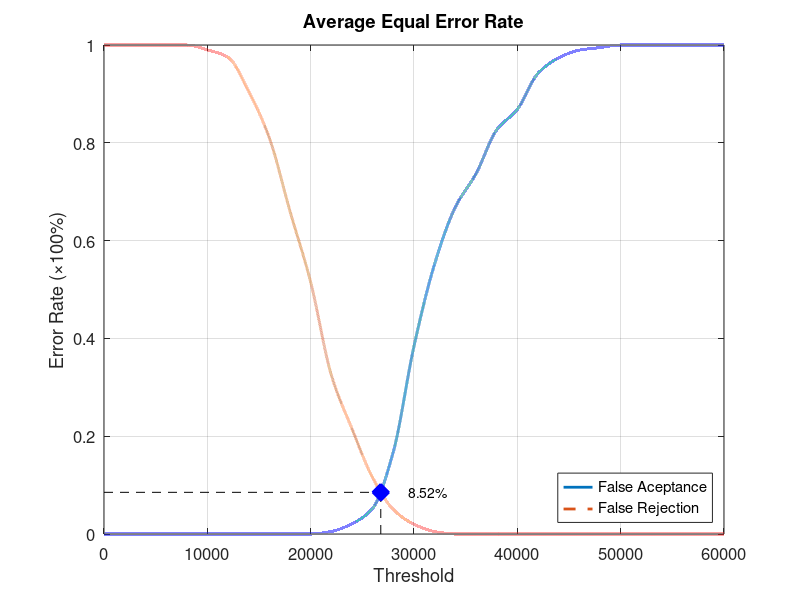
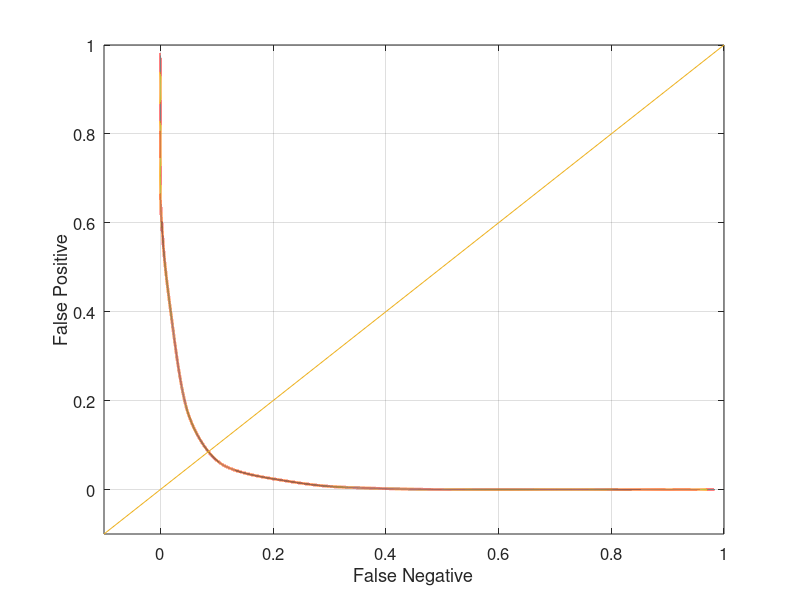

The MATLAB source for these figures, in order:
function yEER = Database3_4
close all;
clear;
clc;
x = 0:2000:60000;
xq = 0:0.5:60000;

y0 = [0 0 0 0 0 0 0 0 0 0 0 0.00526316 0.0210526 0.0526316 0.168421 0.384211 0.552632 0.668421 0.736842 0.826316 0.868421 0.942105 0.973684 0.989474 0.994737 1 1 1 1 1 1];
yy0 = interp1(x, y0, xq, 'pchip');
y1 = [1 1 1 1 1 0.99 0.975 0.905 0.81 0.66 0.515 0.325 0.215 0.115 0.05 0.02 0.005 0 0 0 0 0 0 0 0 0 0 0 0 0 0];
yy1 = interp1(x, y1, xq, 'pchip');

% Calculating EER: 
y2 = abs(y0 - y1);
find(y2 == min(y2))
yy2 = abs(yy0 - yy1);
xEER = find(yy2 == min(yy2));
xEERIndex = xq(xEER) % X-axis EER
yEER = yy0(xEER) % Y-axis EER

main = figure
plot(xq, yy0,'-','LineWidth', 2);	hold on
plot(xq, yy1,'--','LineWidth', 2);	hold on
plot([xEERIndex xEERIndex], [0 yEER], 'k--');	hold on
plot([0 xEERIndex], [yEER yEER], 'k--');	hold on
plot(xEERIndex, yEER, 'bx', 'LineWidth', 10);	hold on
text(xEERIndex + 10 * xEERIndex / 100, yEER, [num2str(round((10000 * yEER)) / 100) '%'])
legend('False Aceptance', 'False Rejection', 'Location', 'SouthEast')
xlabel('Threshold')
ylabel('Error Rate (\times100%)')
title('Average Equal Error Rate')
set(gca, 'FontSize', 12)
axis([0 60000 0 1])
grid on

print(main, 'Database3_4Main', '-dpng');
FNRxFPR = figure('Color', [1 1 1]);
plot(yy1, yy0, '-', yy1, yy0, 'LineWidth', 2);
hold on
y = -0.1:0.1:1
plot(y, y); 
set(gca, 'FontSize', 12)
xlabel('False Negative')
ylabel('False Positive')
axis([-0.1 1 -0.1 1])
set(gca, 'FontSize', 12)
grid on

print(FNRxFPR, 'Database3_4FNRxFPR','-dpng');
end
